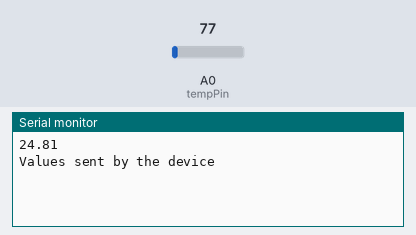
Simulated run of this sketch. Board: ESP8266 (NodeMCU). Parts: the last lines printed to the serial monitor. Inputs (shaded band) come from the test bench; at power-on: A0 (tempPin) = 77.

Above: at 2.7 s.
2.8 s: A0 (tempPin) set to 92
At 7.7 s:
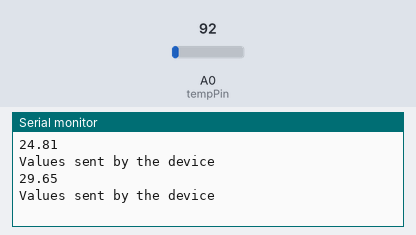
8.8 s: A0 (tempPin) set to 107
At 12.7 s:
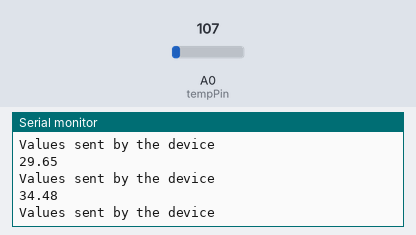
Timing chart, 0 to 14.2 s (numbered marks = the images above; inputs shaded):
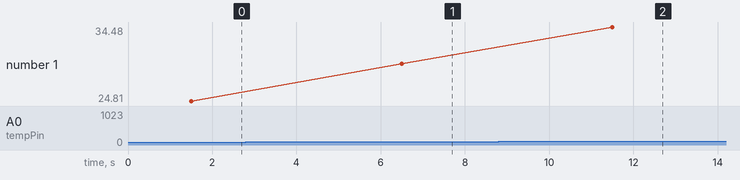

Measured:
- after the input at 2.8 s, the serial monitor: prints a new line after 3.7 s (image 1)
- after the input at 8.8 s, the serial monitor: prints a new line after 2.7 s (image 2)
- plotted number 1: 24.81 → 29.65 after the input at 2.8 s, 29.65 → 34.48 after the input at 8.8 s

The sketch:

sent_ubidots_http_lm35.ino
```cpp
#include <Ubidots.h>

#include <ESP8266WiFi.h>;
#include <WiFiClient.h>;
#include "Ubidots.h"

/****************************************
* Define Instances and Constants
****************************************/

const char* UBIDOTS_TOKEN = "BBFF-XJNKbcuknuXnr7vWDdkmVY5EPdJ8Po";  // Put here your Ubidots TOKEN
const char* WIFI_SSID = "Codermaker";      // Put here your Wi-Fi SSID
const char* WIFI_PASS = "babi1pal";      // Put here your Wi-Fi password

Ubidots ubidots(UBIDOTS_TOKEN, UBI_HTTP);

int val;
int tempPin = A0;
WiFiClient client;

/****************************************
* Auxiliar Functions
****************************************/

// Put here your auxiliar functions

/****************************************
* Main Functions
****************************************/

void setup() {

  Serial.begin(115200);
  ubidots.wifiConnect(WIFI_SSID, WIFI_PASS);
  // ubidots.setDebug(true);  // Uncomment this line for printing debug  messages
}

void loop() {
val = analogRead(tempPin);
  float mv = ( val / 1024.0) * 3300;
  float cel = mv / 10;

  Serial.println(cel);

  //float value1 = random(0, 9) * 10;
  //float value2 = random(0, 9) * 100;
  //float value3 = random(0, 9) * 1000;
 ubidots.add("abcd", cel);// Change for your variable name
// client.add("abcd", cel);
//  client.ubidotsPublish("choto");
  //ubidots.add("Variable_Name_Two", value2);
  //ubidots.add("Variable_Name_Three", value3);

  bool bufferSent = false;
  bufferSent = ubidots.send(); // Will send data to a device label that matches the device Id

  if (bufferSent) {
  // Do something if values were sent properly
   Serial.println("Values sent by the device");
  }
  delay(5000);
}
```
